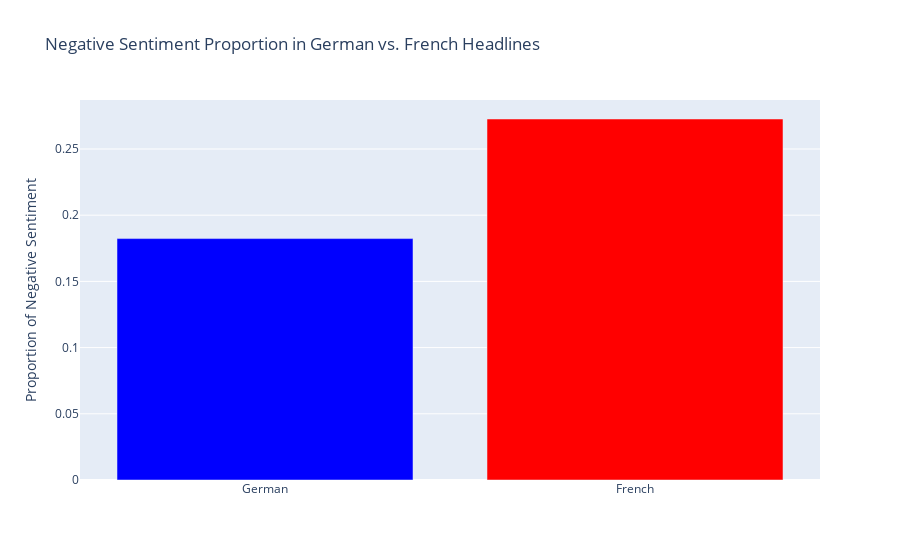

Notebook source saved alongside this figure:
### Code cell
fig_neg = go.Figure([go.Bar(x=['German', 'French'], y=[neg_german, neg_french], marker_color=['blue', 'red'])])
fig_neg.update_layout(title_text='Negative Sentiment Proportion in German vs. French Headlines', 
                      yaxis_title='Proportion of Negative Sentiment')
fig_neg.show()

### Figure 1 — Plotly figure (JSON) as saved in the notebook; plotly's stock layout.template omitted (floating-point values rounded to 4 significant figures)
{"data": [{"marker": {"color": ["blue", "red"]}, "type": "bar", "x": ["German", "French"], "y": [0.1823, 0.2726]}], "layout": {"title": {"text": "Negative Sentiment Proportion in German vs. French Headlines"}, "yaxis": {"title": {"text": "Proportion of Negative Sentiment"}}}}
